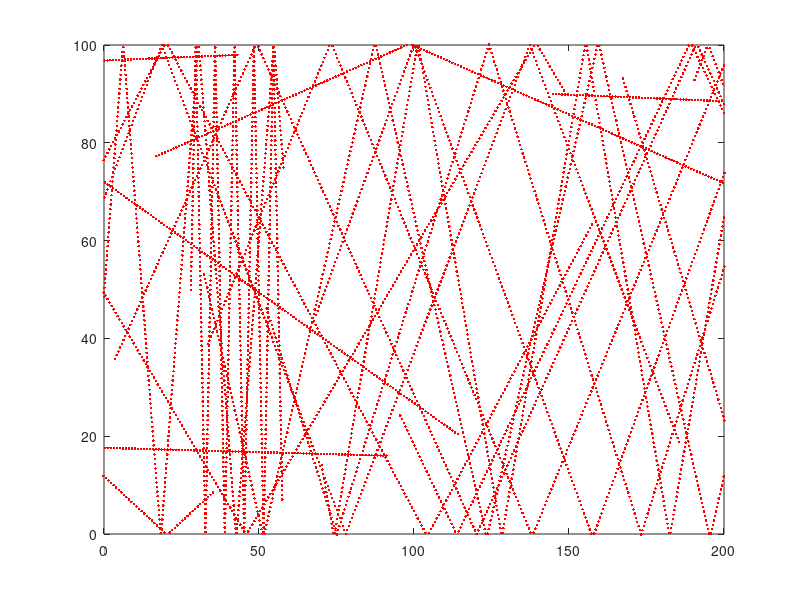

The MATLAB script that drew this image:
% 
% 
% 
% 
% 
% 
% 
% %x = x + vth * t

global C



C.q_0 = 1.60217653e-19;             % electron charge
C.hb = 1.054571596e-34;             % Dirac constant
C.h = C.hb * 2 * pi;                    % Planck constant
C.m_0 = 9.10938215e-31;             % electron mass
C.kb = 1.3806504e-23;               % Boltzmann constant
C.eps_0 = 8.854187817e-12;          % vacuum permittivity
C.mu_0 = 1.2566370614e-6;           % vacuum permeability
C.c = 299792458;                    % speed of light
C.g = 9.80665; %metres (32.1740 ft) per s²


nSim = 1000;
noe = 20;
r2 = randi(360,noe,1);
xbound = 200
ybound = 100
x = randi(200,noe,1);
y = randi(100,noe,1);
vth = sqrt(2*(C.kb * 300)/C.m_0)
vx = vth * cos(r2) 
vy = vth * sin(r2)

for n = 1:nSim
    xc = x % x copy
    yc = y % y copy
   
    
    temp = y >= ybound 
    temp1 = y < ybound 
    
    
    temp = temp * -1
    
    tempHigher = temp + temp1
    
    
    temp2 = y <= 0
    temp3 = y > 0
    
    temp2 = temp2 * -1
    tempLower = temp2 + temp3
   
    vy = vy .* tempHigher
    vy = vy .* tempLower
    
    tempx1 = x > 200
    tempx2 = x < 0
    
    
    
    
    dx = vx * (1/100000)
    dy = vy * (1/100000)
    
    x = x + dx;
    y = y + dy;
    
    plot(x(),y,'.r');
    axis([0 200 0 100])
    pause(0.2)
    hold on
   
end

%vth = 

